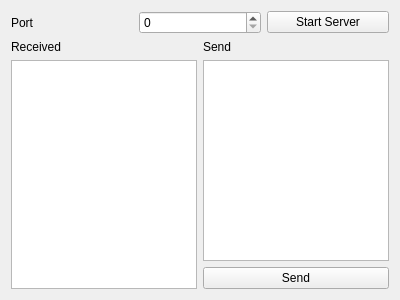
<?xml version="1.0" encoding="UTF-8"?>
<ui version="4.0">
 <class>Widget</class>
 <widget class="QWidget" name="Widget">
  <property name="geometry">
   <rect>
    <x>0</x>
    <y>0</y>
    <width>400</width>
    <height>300</height>
   </rect>
  </property>
  <property name="windowTitle">
   <string>Widget</string>
  </property>
  <layout class="QGridLayout" name="gridLayout_2">
   <item row="0" column="0">
    <widget class="QLabel" name="label_3">
     <property name="text">
      <string>Port</string>
     </property>
    </widget>
   </item>
   <item row="0" column="1">
    <widget class="QSpinBox" name="spinBox"/>
   </item>
   <item row="0" column="2">
    <widget class="QPushButton" name="pushButtonConnect">
     <property name="text">
      <string>Start Server</string>
     </property>
    </widget>
   </item>
   <item row="1" column="0" colspan="3">
    <layout class="QGridLayout" name="gridLayout">
     <item row="0" column="0">
      <widget class="QLabel" name="label">
       <property name="text">
        <string>Received</string>
       </property>
      </widget>
     </item>
     <item row="0" column="1">
      <widget class="QLabel" name="label_2">
       <property name="text">
        <string>Send</string>
       </property>
      </widget>
     </item>
     <item row="1" column="0" rowspan="2">
      <widget class="QTextEdit" name="textEditReceive">
       <property name="enabled">
        <bool>true</bool>
       </property>
       <property name="readOnly">
        <bool>true</bool>
       </property>
      </widget>
     </item>
     <item row="1" column="1">
      <widget class="QTextEdit" name="textEditSend"/>
     </item>
     <item row="2" column="1">
      <widget class="QPushButton" name="pushButtonSend">
       <property name="text">
        <string>Send</string>
       </property>
      </widget>
     </item>
    </layout>
   </item>
  </layout>
 </widget>
 <layoutdefault spacing="6" margin="11"/>
 <resources/>
 <connections/>
</ui>
